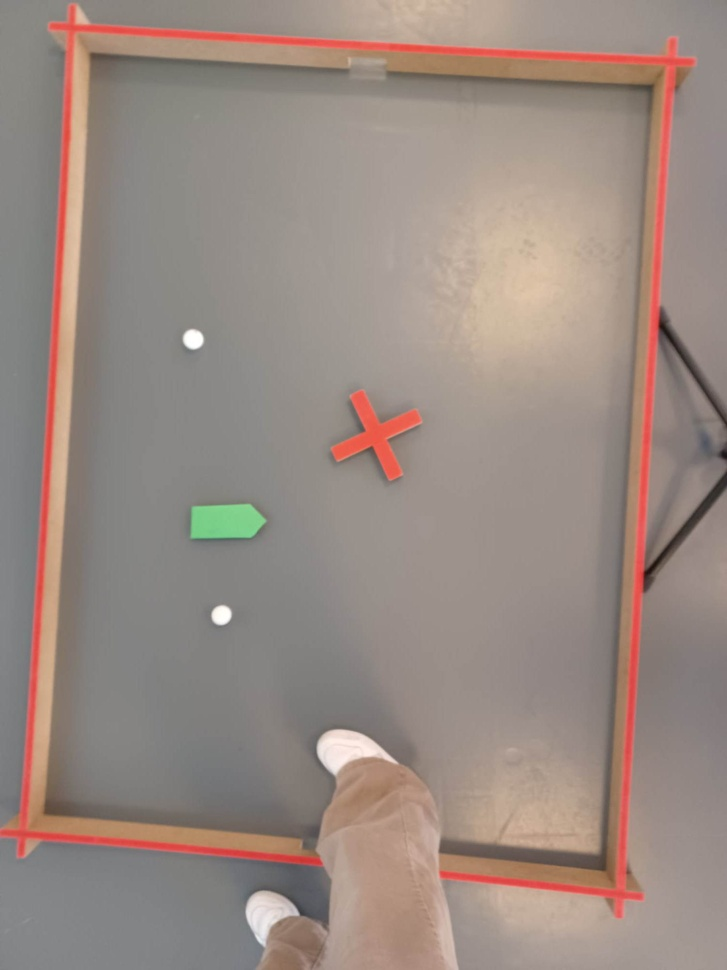
#> input picture images/testimage1.jpg, 727 x 970 px, shrunk from 1500 x 2000 before the run, given in place of the camera
$ python findClosestBallToRobotWithLineAndFieldCallibrated.py
#> lines starting #> are read from the running program, lines starting #| are printed output that depends on the picture; after the words box and inside, x2 and y2 are one past the last pixel; in counts of white or black regions, pixels touching at a corner belong together
import cv2
import numpy as np

cap = cv2.VideoCapture(0)

# Color ranges
lower_green = np.array([30, 30, 30], dtype=np.uint8)
upper_green = np.array([80, 255, 255], dtype=np.uint8)
lower_white = np.array([0, 0, 200])
upper_white = np.array([180, 30, 255])
red_lower = np.array([0, 100, 100])
red_upper = np.array([10, 255, 255])

kernel = np.ones((5, 5), np.uint8)

def calculate_distance(pt1, pt2):
    # Euclidean distance between two points
    return np.sqrt((pt1[0] - pt2[0])**2 + (pt1[1] - pt2[1])**2)

conversion_factor = None

while True:
    ret, frame = cap.read()
#> frame is the input picture: shape (970, 727, 3); mean B, G, R 130.3, 138, 153.4

    hsv = cv2.cvtColor(frame, cv2.COLOR_BGR2HSV)
#> hsv: shape (970, 727, 3); mean H, S, V 22.5, 35.4, 153.9

    mask_green = cv2.inRange(hsv, lower_green, upper_green)
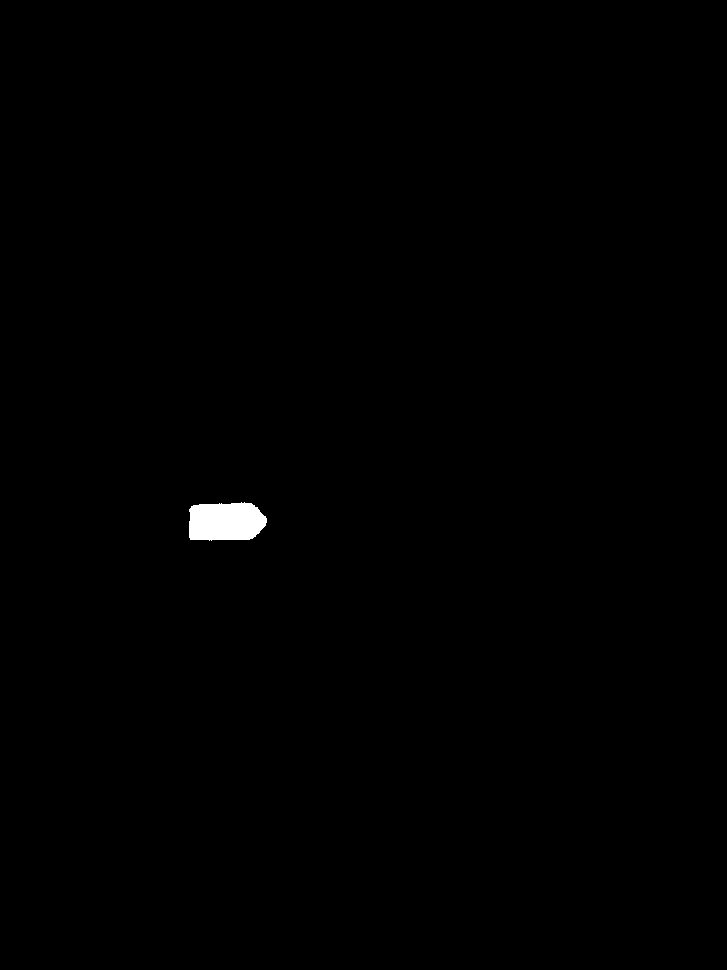
#> mask_green: shape (970, 727); 0.37% white; 1 white region, box (x1, y1, x2, y2) and area: (189, 502, 267, 541) 2586
    mask_white = cv2.inRange(hsv, lower_white, upper_white)
#> mask_white: shape (970, 727); 0.49% white; 7 white regions (3 under 20 px), largest, box (x1, y1, x2, y2) and area: (318, 730, 395, 775) 1589, (246, 893, 293, 946) 1262, (183, 329, 203, 349) 303, (212, 606, 231, 625) 289
    mask_red = cv2.inRange(hsv, red_lower, red_upper)
#> mask_red: shape (970, 727); 4.4% white; 9 white regions (7 under 20 px), largest, box (x1, y1, x2, y2) and area: (0, 4, 695, 918) 28224, (331, 390, 421, 480) 2834

    mask_green = cv2.erode(mask_green, kernel, iterations=1)
#> mask_green: shape (970, 727); 0.3% white; 1 white region, box (x1, y1, x2, y2) and area: (191, 505, 265, 538) 2133
    mask_green = cv2.dilate(mask_green, kernel, iterations=1)
#> mask_green: shape (970, 727); 0.37% white; 1 white region, box (x1, y1, x2, y2) and area: (189, 503, 267, 540) 2577
    mask_white = cv2.erode(mask_white, kernel, iterations=1)
#> mask_white: shape (970, 727); 0.31% white; 4 white regions, box (x1, y1, x2, y2) and area: (320, 736, 378, 771) 1047, (248, 896, 288, 941) 857, (186, 332, 201, 347) 163, (214, 608, 229, 622) 153
    mask_white = cv2.dilate(mask_white, kernel, iterations=1)
#> mask_white: shape (970, 727); 0.46% white; 4 white regions, box (x1, y1, x2, y2) and area: (318, 734, 380, 773) 1451, (246, 894, 290, 943) 1239, (184, 330, 203, 349) 299, (212, 606, 231, 624) 285
    mask_red = cv2.erode(mask_red, kernel, iterations=1)
#> mask_red: shape (970, 727); 2.4% white; 9 white regions, largest, box (x1, y1, x2, y2) and area: (0, 7, 693, 854) 11005, (550, 530, 644, 913) 2807, (334, 393, 419, 478) 1927
    mask_red = cv2.dilate(mask_red, kernel, iterations=1)
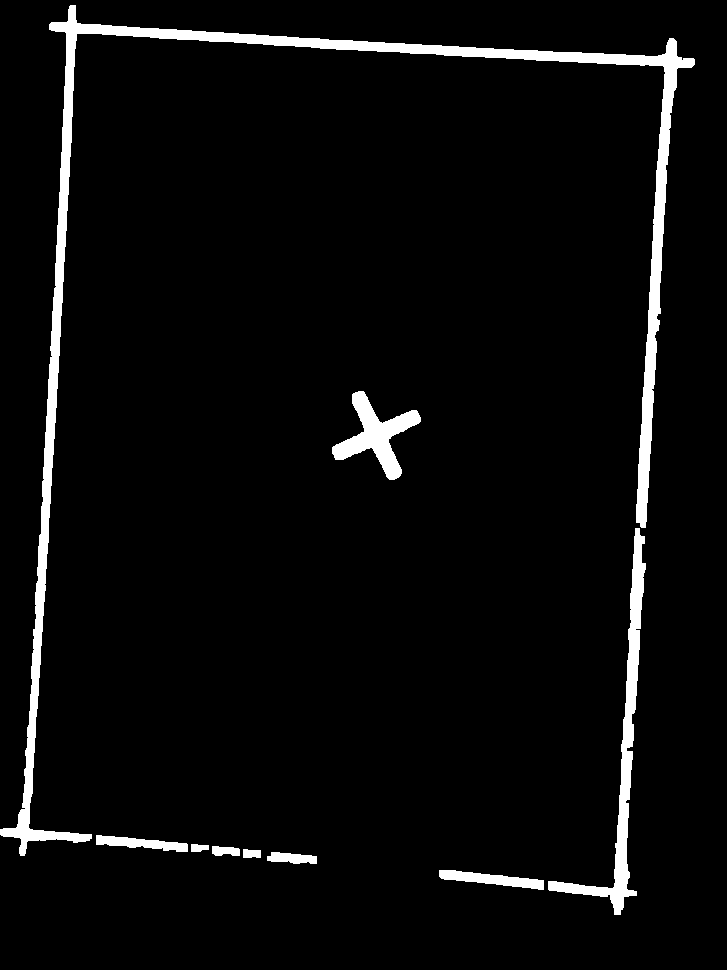
#> mask_red: shape (970, 727); 4.3% white; 9 white regions

    blur_red = cv2.blur(mask_red,(14,14))
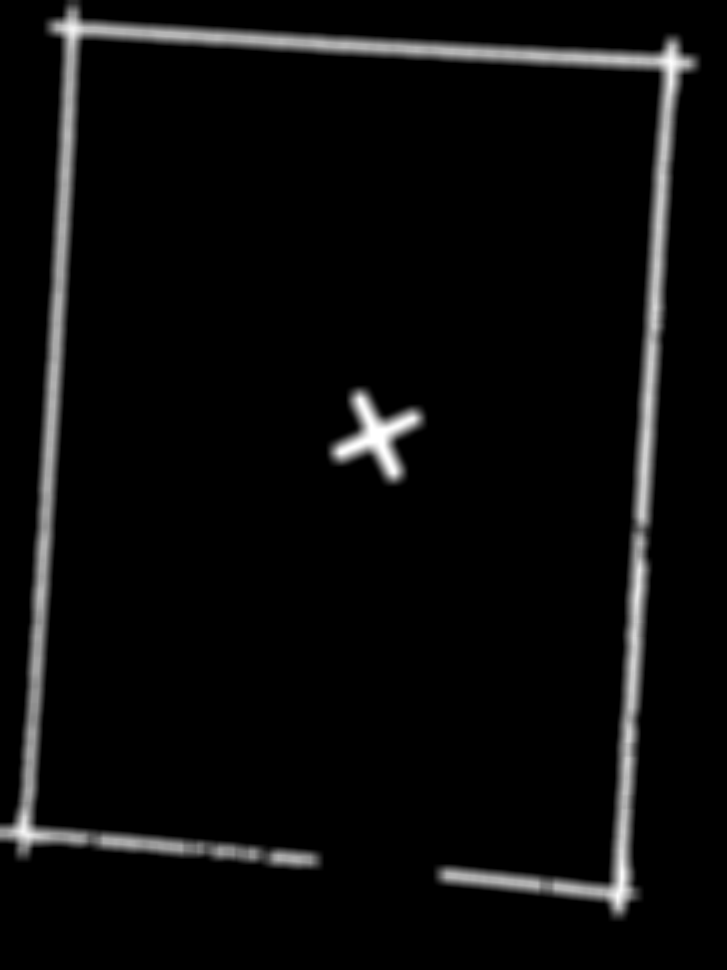
#> blur_red: shape (970, 727); min 0, max 255, mean 11

    contours_red, _ = cv2.findContours(blur_red, cv2.RETR_LIST, cv2.CHAIN_APPROX_NONE)
#> contours_red = 2 contours; box (x1, y1, x2, y2) and area: (0, 0, 702, 922) 64646, (326, 385, 428, 487) 5687
    cv2.drawContours(frame, contours_red, -1, (0,255,0),3)

    if conversion_factor is None and contours_red:
        contours_red = sorted(contours_red, key=cv2.contourArea, reverse=True)
        red_contour = contours_red[0]
#> red_contour = contour of 5693 points, box (x1, y1, x2, y2) (0, 0, 702, 922), area 64646

        rect = cv2.minAreaRect(red_contour)
#> rect = ((349.7, 460.8), (891.6, 659.9), -86.94)
        box = cv2.boxPoints(rect)
#> box = [[655.4, 923.5], [-3.57, 888.3], [44.07, -2.03], [703, 33.23]]
        box = np.int0(box)
#> box = [[655, 923], [-3, 888], [44, -2], [703, 33]]

        width_pixels = int(rect[1][0])
#> width_pixels = 891
        height_pixels = int(rect[1][1])
#> height_pixels = 659

        conversion_factor_length = 180 / max(width_pixels, height_pixels)
#> conversion_factor_length = 0.202
        conversion_factor_width = 120 / min(width_pixels, height_pixels)
#> conversion_factor_width = 0.182

        # Average of conversion factors
        conversion_factor = (conversion_factor_length + conversion_factor_width) / 2
#> conversion_factor = 0.192

    contours_green, _ = cv2.findContours(mask_green, cv2.RETR_LIST, cv2.CHAIN_APPROX_NONE)
#> contours_green = 1 contour; box (x1, y1, x2, y2) and area: (189, 503, 267, 540) 2478
    contours_green = sorted(contours_green, key=cv2.contourArea, reverse=True)

    if contours_green:
        M = cv2.moments(contours_green[0])
#> M = moments, m00 2478, centre m10/m00, m01/m00 = (225.2, 521.4)
        cX = int(M["m10"] / M["m00"])
#> cX = 225
        cY = int(M["m01"] / M["m00"])
#> cY = 521
        cv2.circle(frame, (cX, cY), 7, (255, 255, 255), -1)
#> frame: shape (970, 727, 3); mean B, G, R 125.1, 143.1, 146.7
        cv2.putText(frame, f"centroid {cX}, {cY}", (cX - 20, cY - 20), cv2.FONT_HERSHEY_SIMPLEX, 0.5, (255, 255, 255), 2)
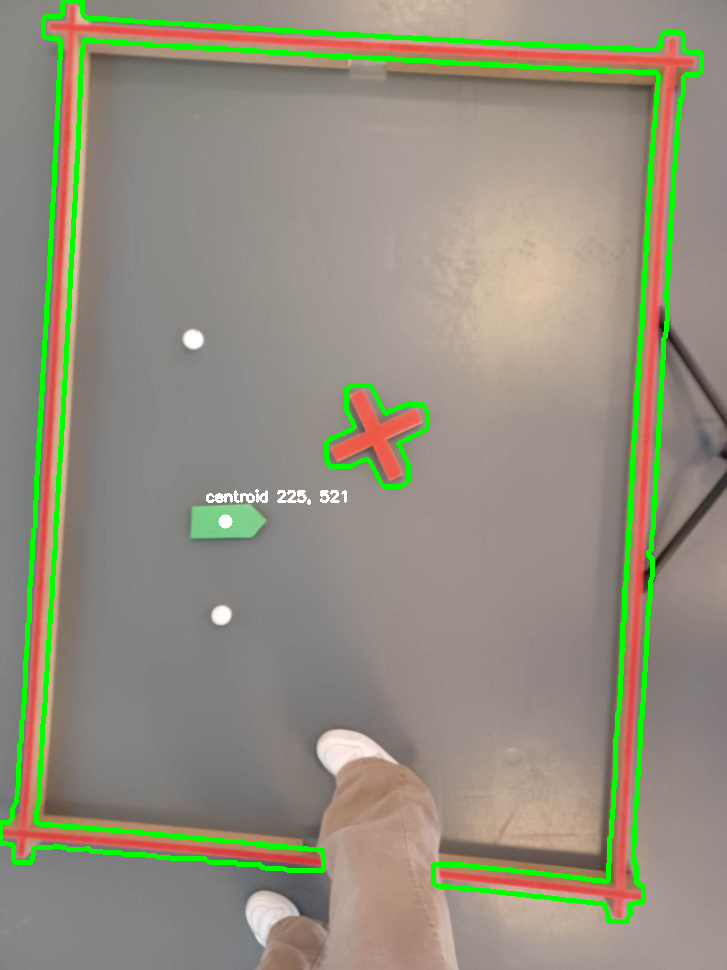
#> frame: shape (970, 727, 3); mean B, G, R 125.2, 143.2, 146.9

        contours_white, _ = cv2.findContours(mask_white, cv2.RETR_EXTERNAL, cv2.CHAIN_APPROX_SIMPLE)
#> contours_white = 4 contours; box (x1, y1, x2, y2) and area: (318, 734, 380, 773) 1374, (246, 894, 290, 943) 1176, (184, 330, 203, 349) 272, (212, 606, 231, 624) 258
        min_distance = np.inf
        closest_ball_center = None

        for cnt in contours_white:
            if cnt.shape[0] > 5:
                (x, y), radius = cv2.minEnclosingCircle(cnt)
                center = (int(x), int(y))
                radius = int(radius)
                if radius > 8 and radius < 20:
                    cv2.circle(frame, center, radius, (0, 255, 0), 2)
                    cv2.putText(frame, f"ball {center[0]}, {center[1]}", (center[0] - 20, center[1] - 20), cv2.FONT_HERSHEY_SIMPLEX, 0.5, (0, 255, 0), 2)

                    # Calculate distance
                    pixel_distance = calculate_distance(center, (cX, cY))
                    if pixel_distance < min_distance:
                        min_distance = pixel_distance
                        closest_ball_center = center
#> this loop made 4 passes
#> (x, y, radius, pixel_distance, min_distance, closest_ball_center) on pass 3: (221.2, 614.8, 9, 93.09, 93.09, (221, 614))
#> (x, y, radius, center, pixel_distance) on pass 4: (193, 338.5, 10, (193, 338), 185.8)
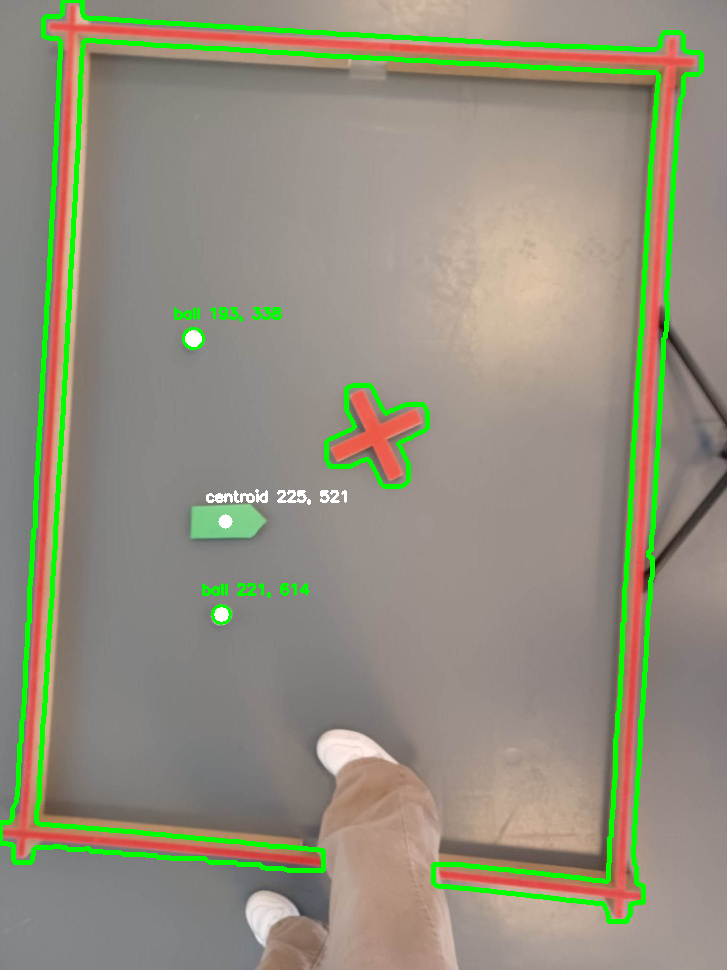
#> frame: shape (970, 727, 3); 0.24% of pixels changed, all inside (x1, y1, x2, y2) = (174, 307, 310, 625)
#> after the loop, min_distance = 93.09

        if closest_ball_center is not None:
            # Draw a line
            cv2.line(frame, (cX, cY), closest_ball_center, (0, 0, 255), 2)

            # Convert pixel distance to cm and display it
            distance_cm = min_distance * conversion_factor
#> distance_cm = 17.88
            cv2.putText(frame, f"Distance: {distance_cm:.2f} cm", (cX - 20, cY - 40), cv2.FONT_HERSHEY_SIMPLEX, 0.5, (0, 0, 255), 2)
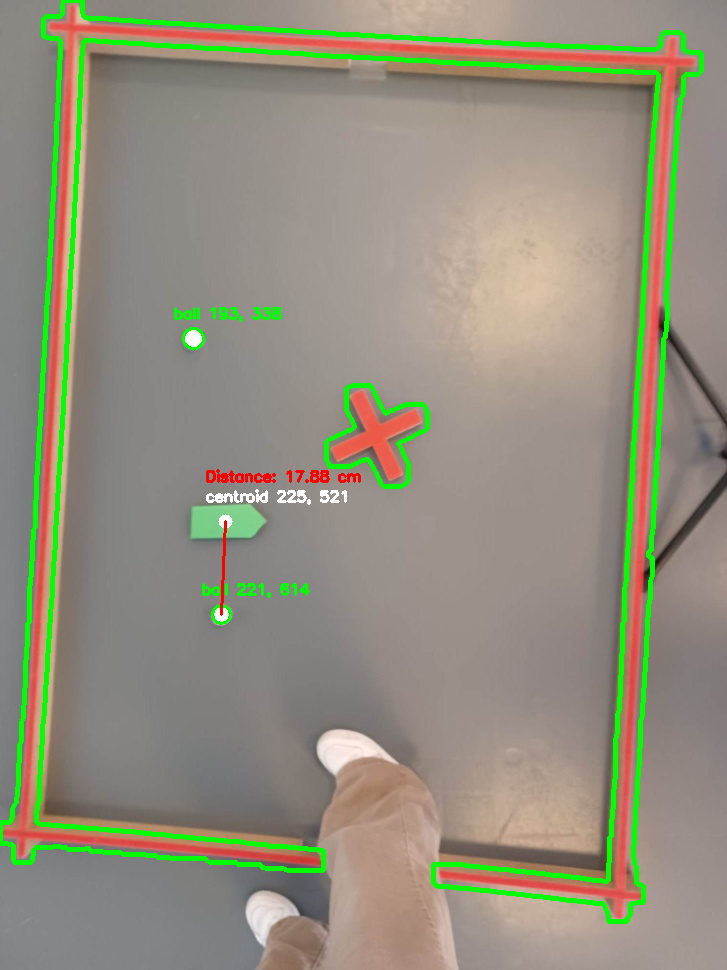
#> frame: shape (970, 727, 3); mean B, G, R 124.7, 143.2, 146.7

    cv2.imshow('All Contours', frame)

    if cv2.waitKey(1) & 0xFF == ord('q'):
#> (key q is pressed here)
        break

cap.release()
cv2.destroyAllWindows()
